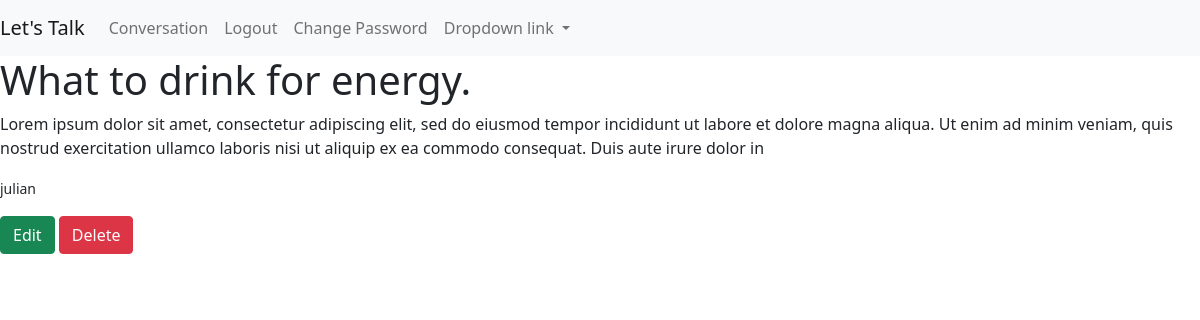
Screenshot of /articles/4/ (signed in) with the database file from the repository.
### articles/models.py (models this page shows, shortened)
class Article(models.Model):
    title = models.CharField(max_length=128)
    body = models.TextField(max_length=256)
    organization = models.CharField(max_length=128)
    author = models.ForeignKey(
        get_user_model(),
        on_delete = models.CASCADE
    )
    created_at = models.DateTimeField(auto_now_add=True)

### accounts/models.py (models this page shows)
class CustomUser(AbstractUser):
    role = models.CharField(max_length=255)
    department = models.CharField(max_length=255)

### articles/views.py (the view)
# urls.py: path('<int:pk>/', ArticleDetailPage.as_view(), name='news_detail'),
class ArticleDetailPage(LoginRequiredMixin, DetailView):
    model = Article
    template_name = "news_detail.html"

### templates/news_detail.html (shortened to what this page needs)
{% extends 'base.html' %}
{% block content %}
    <h1>{{ article.title }}</h1>
    <p>{{ article.body }}</p>
    <p><small>{{ article.author }}</small></p>
    <a href="{% url 'news_edit' article.id %}" class="btn btn-success" >Edit</a>
    <a href="{% url 'news_delete' article.id %}" class="btn btn-danger">Delete</a>
{% endblock content %}

### rows the page displays
Article: title "What to drink for energy.", body "Lorem ipsum dolor sit amet, consectetur adipiscing elit, sed do eiusmod tempor incididunt ut labore et dolore magna aliqua. Ut enim ad minim veniam, quis nostrud exercitation ullamco laboris nisi ut aliquip ex ea commodo consequat. Duis aute irure dolor in", author "julian"
